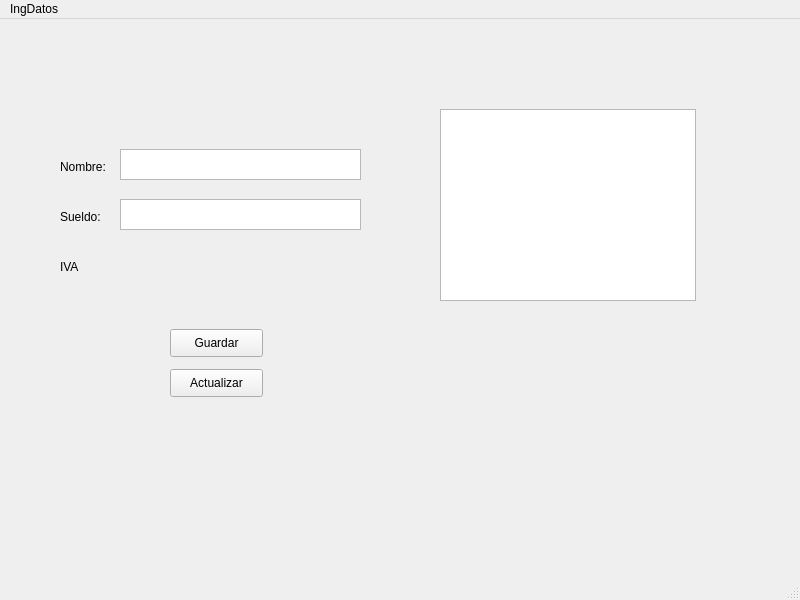
<?xml version="1.0" encoding="UTF-8"?>
<ui version="4.0">
 <class>MainWindow</class>
 <widget class="QMainWindow" name="MainWindow">
  <property name="geometry">
   <rect>
    <x>0</x>
    <y>0</y>
    <width>800</width>
    <height>600</height>
   </rect>
  </property>
  <property name="windowTitle">
   <string>MainWindow</string>
  </property>
  <widget class="QWidget" name="centralwidget">
   <widget class="QPlainTextEdit" name="plainTextEdit">
    <property name="geometry">
     <rect>
      <x>120</x>
      <y>130</y>
      <width>241</width>
      <height>31</height>
     </rect>
    </property>
   </widget>
   <widget class="QLabel" name="label">
    <property name="geometry">
     <rect>
      <x>60</x>
      <y>140</y>
      <width>55</width>
      <height>16</height>
     </rect>
    </property>
    <property name="text">
     <string>Nombre:</string>
    </property>
   </widget>
   <widget class="QLabel" name="label_2">
    <property name="geometry">
     <rect>
      <x>60</x>
      <y>190</y>
      <width>55</width>
      <height>16</height>
     </rect>
    </property>
    <property name="text">
     <string>Sueldo:</string>
    </property>
   </widget>
   <widget class="QPlainTextEdit" name="plainTextEdit_2">
    <property name="geometry">
     <rect>
      <x>120</x>
      <y>180</y>
      <width>241</width>
      <height>31</height>
     </rect>
    </property>
   </widget>
   <widget class="QPushButton" name="pushButton">
    <property name="geometry">
     <rect>
      <x>170</x>
      <y>310</y>
      <width>93</width>
      <height>28</height>
     </rect>
    </property>
    <property name="text">
     <string>Guardar</string>
    </property>
   </widget>
   <widget class="QPushButton" name="pushButton_2">
    <property name="geometry">
     <rect>
      <x>170</x>
      <y>350</y>
      <width>93</width>
      <height>28</height>
     </rect>
    </property>
    <property name="text">
     <string>Actualizar</string>
    </property>
   </widget>
   <widget class="QTableView" name="tableView">
    <property name="geometry">
     <rect>
      <x>440</x>
      <y>90</y>
      <width>256</width>
      <height>192</height>
     </rect>
    </property>
   </widget>
   <widget class="QLabel" name="label_3">
    <property name="geometry">
     <rect>
      <x>60</x>
      <y>240</y>
      <width>55</width>
      <height>16</height>
     </rect>
    </property>
    <property name="text">
     <string>IVA</string>
    </property>
   </widget>
  </widget>
  <widget class="QMenuBar" name="menubar">
   <property name="geometry">
    <rect>
     <x>0</x>
     <y>0</y>
     <width>800</width>
     <height>26</height>
    </rect>
   </property>
   <widget class="QMenu" name="menuIngDatos">
    <property name="title">
     <string>IngDatos</string>
    </property>
   </widget>
   <addaction name="menuIngDatos"/>
  </widget>
  <widget class="QStatusBar" name="statusbar"/>
 </widget>
 <resources/>
 <connections/>
</ui>
